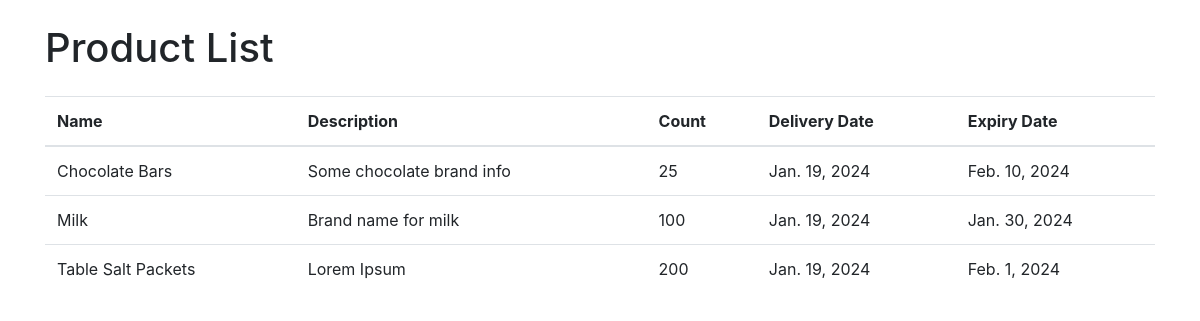
Screenshot of /products/ with the database file from the repository.
### core/models.py (models this page shows, shortened)
class Product(models.Model):
    name = models.CharField(max_length=100)
    decription = models.CharField(max_length=200)
    count = models.IntegerField(validators=[validate_count])
    delivery_date = models.DateField(auto_now_add=True)
    expiry_date = models.DateField()

### core/views.py (the view)
# urls.py: path('products/', ProductListView.as_view(), name='product_list'),
class ProductListView(ListView):
    model = md.Product
    template_name = 'product_list.html'
    context_object_name = 'products'

### core/templates/product_list.html (shortened to what this page needs)
{% extends 'base.html' %}
{% block content %}
    <h1 class="mb-4">Product List</h1>
    <table class="table">
        <thead>
            <tr>
                <th scope="col">Name</th>
                <th scope="col">Description</th>
                <th scope="col">Count</th>
                <th scope="col">Delivery Date</th>
                <th scope="col">Expiry Date</th>
            </tr>
        </thead>
        <tbody>
            {% for product in products %}
                <tr>
                    <td>{{ product.name }}</td>
                    <td>{{ product.decription }}</td>
                    <td>{{ product.count }}</td>
                    <td>{{ product.delivery_date }}</td>
                    <td>{{ product.expiry_date }}</td>
                </tr>
            {% endfor %}
        </tbody>
    </table>
{% endblock %}

### core/templates/base.html (shortened to what this page needs)
<!DOCTYPE html>
<html lang="en">
<head>
    <link rel="stylesheet" href="https://stackpath.bootstrapcdn.com/bootstrap/4.3.1/css/bootstrap.min.css">
</head>
<body>
<div class="container mt-4">
    {% block content %}{% endblock %}
</div>
</body>
</html>

### rows the page displays
Product: name "Chocolate Bars", decription "Some chocolate brand info", count "25", delivery_date "Jan. 19, 2024", expiry_date "Feb. 10, 2024"
Product: name "Milk", decription "Brand name for milk", count "100", delivery_date "Jan. 19, 2024", expiry_date "Jan. 30, 2024"
Product: name "Table Salt Packets", decription "Lorem Ipsum", count "200", delivery_date "Jan. 19, 2024", expiry_date "Feb. 1, 2024"
